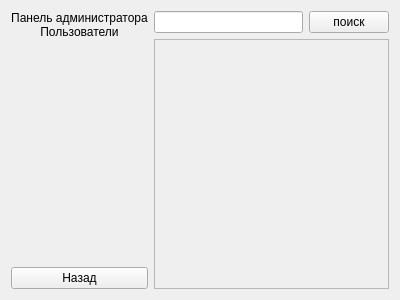
<?xml version="1.0" encoding="UTF-8"?>
<ui version="4.0">
 <class>users</class>
 <widget class="QWidget" name="users">
  <property name="geometry">
   <rect>
    <x>0</x>
    <y>0</y>
    <width>400</width>
    <height>300</height>
   </rect>
  </property>
  <property name="windowTitle">
   <string>Пользователи</string>
  </property>
  <layout class="QHBoxLayout" name="horizontalLayout" stretch="0,0">
   <item>
    <layout class="QVBoxLayout" name="verticalLayout">
     <item>
      <widget class="QLabel" name="label_3">
       <property name="text">
        <string>Панель администратора Пользователи</string>
       </property>
       <property name="alignment">
        <set>Qt::AlignCenter</set>
       </property>
       <property name="wordWrap">
        <bool>true</bool>
       </property>
      </widget>
     </item>
     <item>
      <spacer name="verticalSpacer">
       <property name="orientation">
        <enum>Qt::Vertical</enum>
       </property>
       <property name="sizeHint" stdset="0">
        <size>
         <width>20</width>
         <height>40</height>
        </size>
       </property>
      </spacer>
     </item>
     <item>
      <widget class="QPushButton" name="back_btn">
       <property name="text">
        <string>Назад</string>
       </property>
      </widget>
     </item>
    </layout>
   </item>
   <item>
    <layout class="QVBoxLayout" name="verticalLayout_2">
     <item>
      <layout class="QHBoxLayout" name="horizontalLayout_4">
       <item>
        <widget class="QLineEdit" name="searc_field"/>
       </item>
       <item>
        <widget class="QPushButton" name="search_btn">
         <property name="text">
          <string>поиск</string>
         </property>
        </widget>
       </item>
      </layout>
     </item>
     <item>
      <widget class="QScrollArea" name="scrollArea">
       <property name="widgetResizable">
        <bool>true</bool>
       </property>
       <widget class="QWidget" name="scrollAreaWidgetContents">
        <property name="geometry">
         <rect>
          <x>0</x>
          <y>0</y>
          <width>249</width>
          <height>236</height>
         </rect>
        </property>
        <layout class="QVBoxLayout" name="verticalLayout_3">
         <item>
          <layout class="QVBoxLayout" name="users_2"/>
         </item>
        </layout>
       </widget>
      </widget>
     </item>
    </layout>
   </item>
  </layout>
 </widget>
 <resources/>
 <connections/>
</ui>
